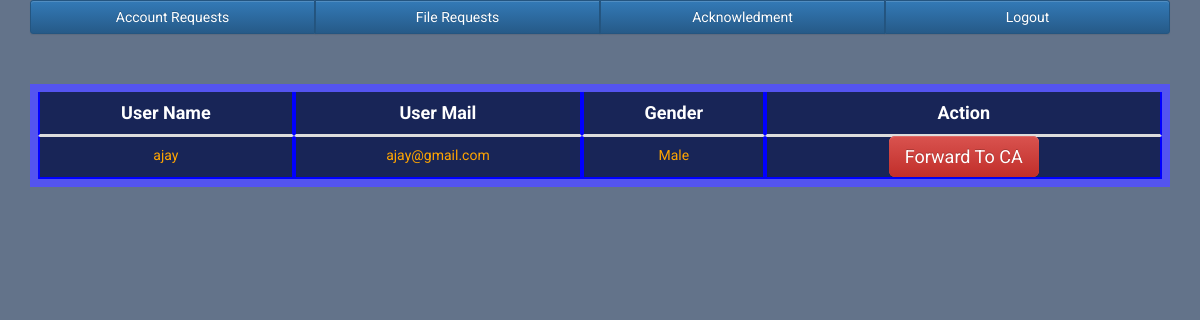
The page /attribute_requests_list.php (signed in) on the database its author committed.
### tables this page shows
CREATE TABLE `registration` (
  `id` int(11) NOT NULL,
  `name` text NOT NULL,
  `email` text NOT NULL,
  `password` text NOT NULL,
  `gender` text NOT NULL,
  `role` text NOT NULL,
  `state` text NOT NULL,
  `country` text NOT NULL,
  `status` int(11) NOT NULL
);

### attribute_requests_list.php (the view, shortened to what this page needs)
<!DOCTYPE html>
<html lang="en">
<head>
<link rel="stylesheet" href="https://maxcdn.bootstrapcdn.com/bootstrap/3.3.7/css/bootstrap.min.css">
<link rel="stylesheet" href="https://maxcdn.bootstrapcdn.com/bootstrap/3.3.7/css/bootstrap-theme.min.css">
</head>
<body style="background-image:url(attri2.jpg);background-size: cover;">
<div class="container">
 <div class="btn-group btn-group-justified">
    <a href="attribute_requests_list.php" class="btn btn-primary">Account Requests</a>
    <a href="attribute_file_request.php" class="btn btn-primary">File Requests</a>
    <a href="acknowledgement.php" class="btn btn-primary">Acknowledment</a>
    <a href="logout.php" class="btn btn-primary">Logout</a>
  </div>
</div>
   <div class="container">
  <table class="table" style="background-color: #182557; margin-top: 50px; border: 3px; border-color:#1010e0; border:8px solid #5454f0;">
    <thead>
      <tr style="color: white; font-size: 18px;">
        <th style="text-align:center">User Name</th>
        <th style="text-align:center">User Mail</th>
        <th style="text-align:center">Gender</th>
        <th style="text-align:center">Action</th>
      </tr>
    </thead>
    <tbody style="color: orange; text-align:center">
    <?php
include 'config.php';
$sel="SELECT * FROM registration WHERE status=1";
$result=mysqli_query($con,$sel);
 while( $fetch=mysqli_fetch_array($result))
 {
 	?>
<td><?php echo $fetch['name'] ?></td>
<td><?php echo $fetch['email'] ?></td>
<td><?php echo $fetch['gender'] ?></td>
<td>
<a class="btn-lg btn-danger" href="attribute_requests_list.php?id=<?php echo $fetch['id'];?>&act=FORWARD" onclick="if(!confirm('Are you sure you want to forward.')) return false;" style="width: 40px">
                    Forward To CA
       </a>
</td>
 <?php
 }
?>
    </tbody>
  </table>
</body>
</html>

### attribute_requests_list.php (style rules this page uses)
body { color: #fff; background: #63738a; font-family: 'Roboto', sans-serif; }
.form-control, .btn { border-radius: 3px; }
.table,th,td { border:2px solid blue; }
.table { border-collapse: separate; border:solid black 1px; }

### rows shown on the page
registration: name "ajay", email "ajay@gmail.com", gender "Male"
